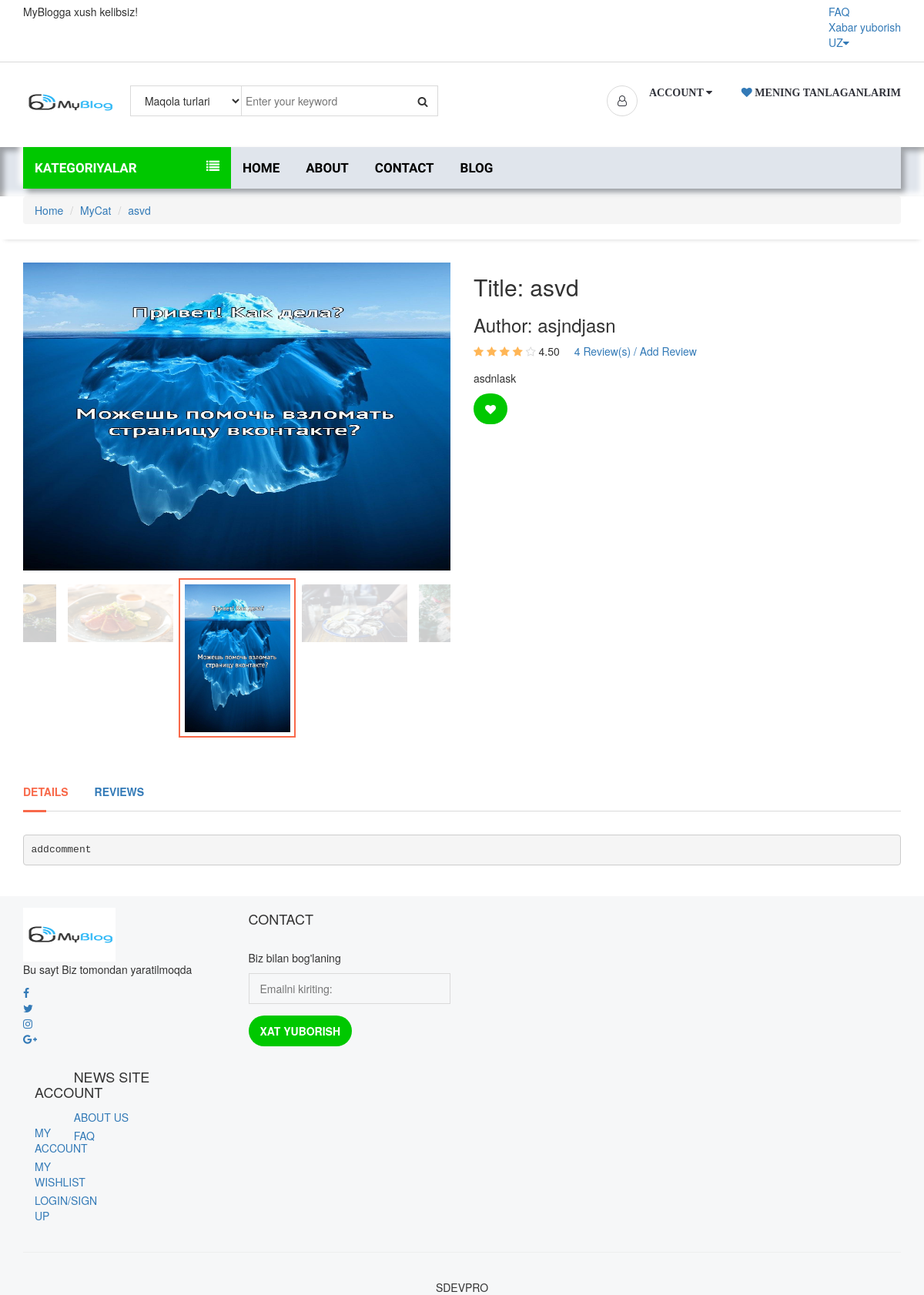
The app's page /post/8/asdashj/ with its own data.
### post/models.py (models this page shows, shortened)
class Article(models.Model):
    category = models.ForeignKey(Category, on_delete=models.CASCADE)
    title = models.CharField(max_length=255)
    keywords = models.CharField(max_length=255)
    description = models.CharField(max_length=255)
    author = models.CharField(max_length=255)
    image = models.ImageField(upload_to='images/', blank=True)
    detail = RichTextUploadingField()
    slug = models.SlugField()
    create_at = models.DateTimeField(auto_now_add=True)
    update_at = models.DateTimeField(auto_now=True)
    def image_tag(self):
        return mark_safe('<img src="{}" height="50"/>').format(self.image.url)
    image_tag.short_description = 'Image'
    def avaregereview(self):
        reviews = Comment.objects.filter(article=self).aggregate(avarage=Avg('rate'))
        avg = 0
        if reviews["avarage"] is not None:
            avg = float(reviews["avarage"])
        return avg
    def countreview(self):
        reviews = Comment.objects.filter(article=self).aggregate(count=Count('id'))
        cnt = 0
        if reviews["count"] is not None:
            cnt = int(reviews["count"])
        return cnt

class Category(models.Model):
    title = models.CharField(max_length=150)
    keywords = models.CharField(max_length=255)
    description = models.CharField(max_length=255)
    slug = models.SlugField()#category/1231251/nomi
    create_at = models.DateTimeField(auto_now_add=True)
    update_at = models.DateTimeField(auto_now=True)

class Images(models.Model):
    article = models.ForeignKey(Article,on_delete=models.CASCADE)
    title = models.CharField(max_length=50, blank=True)
    image = models.ImageField(blank=True, upload_to='images/')

### home/views.py (the view)
# urls.py: path('post/<int:id>/<slug:slug>/', views.post_detail, name='post_detail'),
def post_detail(request, id, slug):
    category = Category.objects.all()
    post = Article.objects.get(pk=id)
    comments = Comment.objects.filter(article_id=id)
    images = Images.objects.filter(article_id=id)
    context = {
        'category':category,
        'post':post,
        'images':images,
        'comments':comments,
    }
    return render(request, 'article_detail.html', context)

### home/templates/article_detail.html (shortened to what this page needs)
{% extends 'homebase.html'%}
{% load static %}
{% block sidebar %}{% include 'sidebar.html' %} {% endblock %}
{% block body %}
    <div id="breadcrumb">
        <div class="container">
            <ul class="breadcrumb">
                <li><a href="/">Home</a></li>
                <li><a href="/category/{{ post.category.id }}/{{ post.category.slug }}">{{ post.category.title }}</a></li>
                <li><a href="#">{{ post.title }}</a></li>
            </ul>
        </div>
    </div>
    <div class="section">
        <div class="container">
            <div class="row">
                <div class="product product-details clearfix">
                    <div class="col-md-6">
                        <div id="product-main-view">
                            <div class="product-view">
                                <img src="{{ post.image.url }}" alt="" style="height: 400px">
                            </div>
                        </div>
                        <div id="product-view">
                            <div class="product-view">
                                <img src="{{ post.image.url }}" alt="">
                            </div>
                            {% for rs in images %}
                                <div class="product-view">
                                    <img src="{{ rs.image.url }}" alt="" style="height: 75px">
                                </div>
                            {% endfor %}
                        </div>
                    </div>
                    <div class="col-md-6">
                        <div class="product-body">
                            <h2 class="product-name">Title: {{ post.title }}</h2>
                            <h3 class="product-price">Author: {{ post.author}}</h3>
                            <div>
                                <div class="product-rating">
                                    <i class="fa fa-star{% if post.avaregereview < 1%}-o empty{% endif%}"></i>
                                    <i class="fa fa-star{% if post.avaregereview < 2%}-o empty{% endif%}"></i>
                                    <i class="fa fa-star{% if post.avaregereview < 3%}-o empty{% endif%}"></i>
                                    <i class="fa fa-star{% if post.avaregereview < 4%}-o empty{% endif%}"></i>
                                    <i class="fa fa-star{% if post.avaregereview < 5%}-o empty{% endif%}"></i>
                                    {{ post.avaregereview |stringformat:".2f"}}
                                </div>
                                <a href="#tab1"> {{ post.countreview}}  Review(s) / Add Review</a>
                            </div>
                            <p>{{ post.description }}</p>
                            <a href="/addtofavorite/{{ post.id }}" class="primary-btn add-to-cart"><i class="fa fa-heart"></i></a>
                            </div>
                        </div>
                    </div>
                    <div class="col-md-12">
                        <div class="product-tab">
                            <ul class="tab-nav">
                                <li class="active"><a data-toggle="tab" href="#tab1">Details</a></li>
                                <li><a data-toggle="tab" href="#tab2">Reviews </a></li>
                            </ul>
                            <div class="tab-content">
                                <div id="tab1" class="tab-pane fade in active">
                                    <p>
                                        {{ post.detail|safe }}
                                    </p>
                                </div>
                            </div>
                        </div>
                    </div>
                </div>
            </div>
        </div>
{% endblock %}
{% block footer %}{% include 'footer.html' %} {% endblock %}

### home/static/css/style.css (style rules this page uses)
body { font-family: 'Hind', sans-serif; color: #4A4E5A; overflow-x: hidden; background: #E0E5EC; outline: none; }
h1, h2, h3, h4, h5, h6 { color: #30323A; margin: 0 0 10px; font-weight: 700; }
a { color: #30323A; -webkit-transition: 0.3s color; transition: 0.3s color; }
ul, ol { margin: 0; padding: 0; list-style: none }
.main-btn, .primary-btn { display: inline-block; padding: 10px 15px; text-transform: uppercase; font-weight: 700; border: none; -webkit-transition: 0.3s all; transition: 0.3s all; }
.primary-btn { color: #FFF; background-color: #F8694A; }
.section { padding-top: 30px; padding-bottom: 30px; }
#breadcrumb { -webkit-box-shadow: 0px 6px 6px -6px rgba(0, 0, 0, 0.175); box-shadow: 0px 6px 6px -6px rgba(0, 0, 0, 0.175); }
.breadcrumb { background-color: transparent; border: none; border-radius: 0px; padding: 15px 0px; margin: 0; }
.breadcrumb>li+li:before { color: #DADADA; }
.product .product-rating { display: inline-block; }
.product .product-rating>i { color: #FFB656; }
.product .product-rating>i.empty { color: #DADADA; }
#product-view { margin-top: 10px; margin-bottom: 15px; }
#product-view .product-view.slick-slide { opacity: 0.2; }
#product-view .product-view.slick-slide.slick-current { opacity: 1; -webkit-box-shadow: 0px 0px 0px 2px #F8694A inset; box-shadow: 0px 0px 0px 2px #F8694A inset; }
#product-view .product-view { padding: 7.5px; }
.product-view>img { width: 100%; }
.product.product-details .product-name { margin-top: 15px; }
.product.product-details .product-rating { margin-right: 15px; margin-bottom: 15px; }
.product-tab { margin-top: 30px; }
.product-tab .tab-nav { border-bottom: 1px solid #DADADA; margin-bottom: 30px; }
.product-tab .tab-nav li { display: inline-block; }
.product-tab .tab-nav li+li { margin-left: 30px; }
.product-tab .tab-nav li a { display: block; padding: 15px 0px; text-transform: uppercase; font-weight: 700; }
.product-tab .tab-nav li.active { position: relative; }
.product-tab .tab-nav li.active a { color: #F8694A; }
.product-tab .tab-nav li.active a:after { content: ""; position: absolute; left: 0; bottom: -1.5px; height: 3px; width: 30px; background-color: #F8694A; }
.primary-btn { border-radius: 50px; background: rgb(0, 200, 0); }
.add-to-cart { border-radius: 50px; background: rgb(0, 200, 0); }

### records on screen
Article: category "MyCat", title "asvd", image (picture), author "asjndjasn", avaregereview "4.50", countreview "4", description "asdnlask", detail "addcomment"
Images: image (picture)
Images: image (picture)
Images: image (picture)
